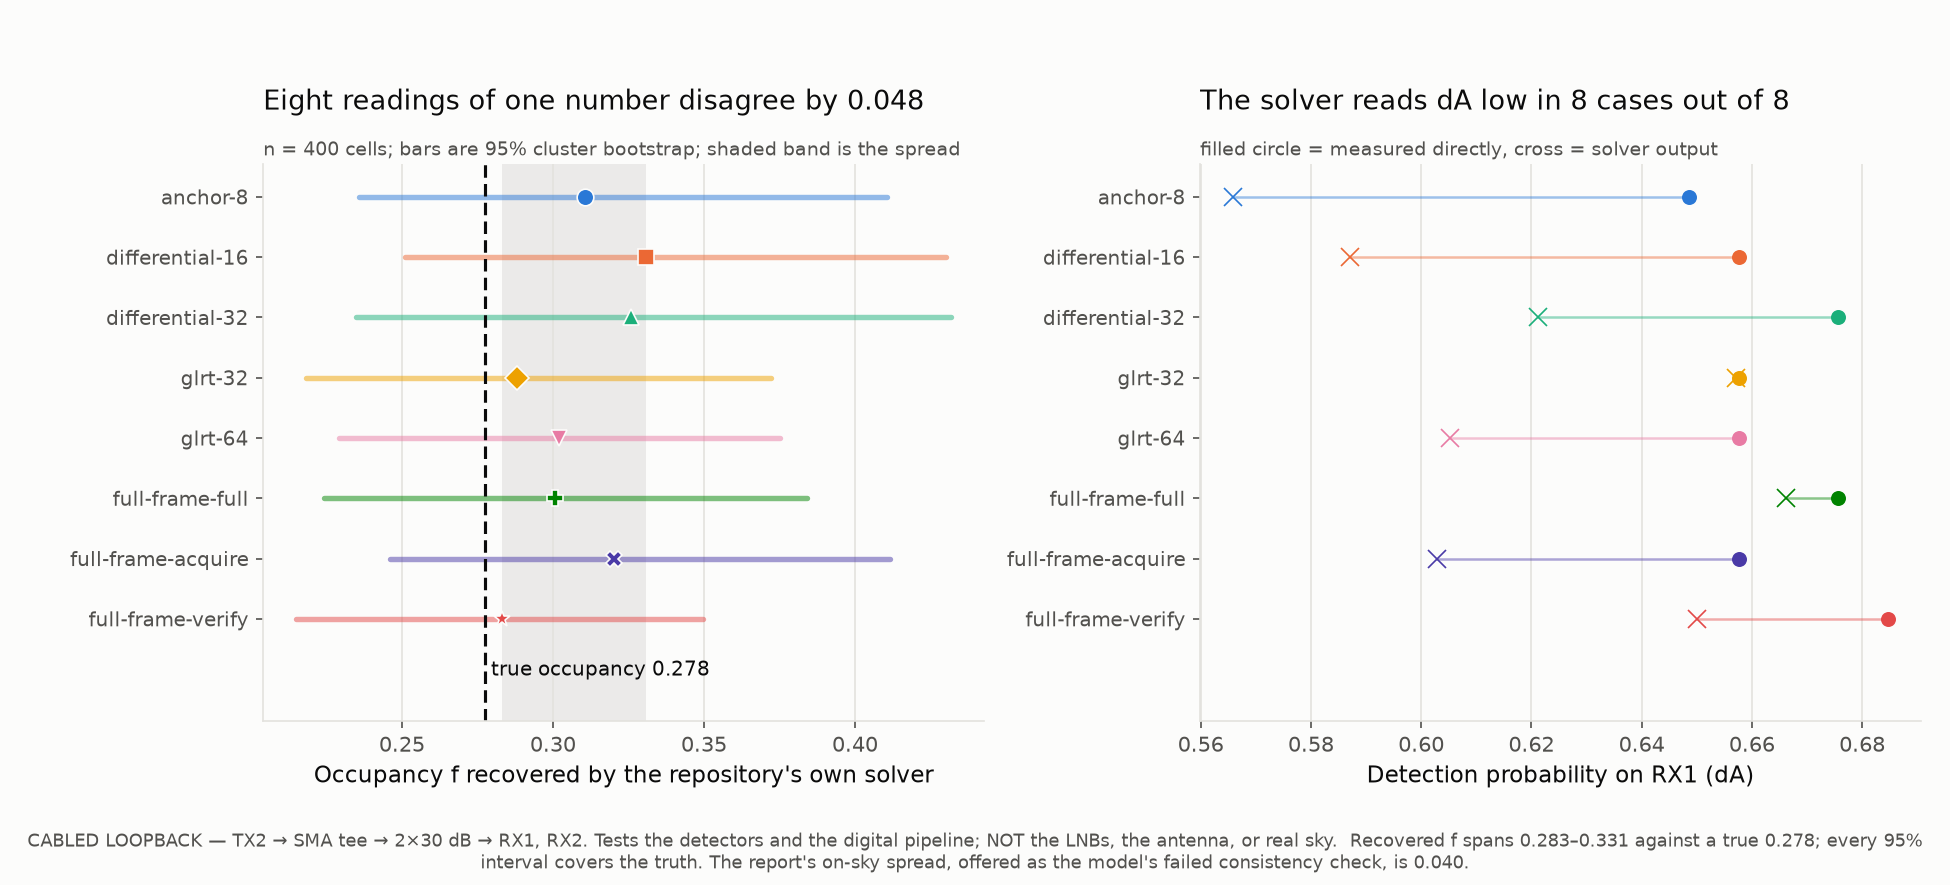

Reproduce this figure in Python.
"""E5 figure: does the coincidence estimator recover an occupancy it was never told?

``cross_radio.solve_coincidence`` is the repository's own solver, unmodified.
What changes is that here f is SET, and dA/dB can be read off the occupied
probes directly instead of inferred.
"""
from __future__ import annotations

import json
from pathlib import Path
import sys

import numpy as np

HERE = Path(__file__).resolve().parent
sys.path.insert(0, str(HERE))
sys.path.insert(0, str(HERE.parent))
import analysis as A
import style

from leo_tracker.radio.beacon.cross_radio import solve_coincidence

RUN = HERE.parent / "e5_occupancy.jsonl"
THRESHOLDS = HERE.parent / "thresholds.json"


def rates(rows_by_probe: dict, method: str, threshold: float) -> dict:
    a = b = both = n = 0
    for pair in rows_by_probe.values():
        left = pair.get(1)
        right = pair.get(2)
        if left is None or right is None:
            continue
        fa = A.observation_fires(left, method, threshold)
        fb = A.observation_fires(right, method, threshold)
        if fa is None or fb is None:
            continue
        n += 1
        a += int(fa); b += int(fb); both += int(fa and fb)
    return {"cells": n, "p_a": a / n, "p_b": b / n, "p_ab": both / n}


def main() -> None:
    style.apply()
    import matplotlib.pyplot as plt

    header, rows = A.read(RUN)
    thresholds = json.loads(THRESHOLDS.read_text())["empty_channel"]
    f_true = float(header["f_true"])

    by_probe: dict = {}
    for r in rows:
        by_probe.setdefault(r["index"], {})[r["receiver"]] = r
    occupied = {i: p for i, p in by_probe.items()
                if next(iter(p.values()))["occupied"]}
    empty = {i: p for i, p in by_probe.items()
             if not next(iter(p.values()))["occupied"]}

    e3 = json.loads((HERE.parent / "e3_falsealarm.json").read_text())

    per_method = {}
    for method in A.METHODS:
        t = thresholds[method]
        overall = rates(by_probe, method, t)
        # p measured on this run's own known-empty cells, per receiver then pooled
        empt = rates(empty, method, t)
        occ = rates(occupied, method, t)
        p_known = 0.5 * (empt["p_a"] + empt["p_b"])
        p_sky_style = e3["measured"][method]["per_cell"]["rate"]
        solved_known = solve_coincidence(overall["p_a"], overall["p_b"],
                                         overall["p_ab"], p_known)
        solved_sky = solve_coincidence(overall["p_a"], overall["p_b"],
                                       overall["p_ab"], p_sky_style)
        # The model's load-bearing assumption is that the two chains fail
        # INDEPENDENTLY.  Every cell here is known to be empty or known to be
        # occupied, so that assumption can be checked instead of assumed: on
        # empty cells P(AB) must equal P(A)P(B), and on occupied cells it must
        # equal dA.dB.  Nothing on sky can run this check, because on sky no
        # cell's occupancy is known.
        independence = {
            "empty": {"p_ab": empt["p_ab"],
                      "product": empt["p_a"] * empt["p_b"],
                      "excess": empt["p_ab"] - empt["p_a"] * empt["p_b"],
                      "cells": empt["cells"]},
            "occupied": {"p_ab": occ["p_ab"],
                         "product": occ["p_a"] * occ["p_b"],
                         "excess": occ["p_ab"] - occ["p_a"] * occ["p_b"],
                         "cells": occ["cells"]}}
        per_method[method] = {
            "counts": overall,
            "p_from_known_empty_cells": p_known,
            "p_from_e3_empty_channel_null": p_sky_style,
            "solved_with_known_p": solved_known,
            "solved_with_e3_p": solved_sky,
            "direct_d_a": occ["p_a"], "direct_d_b": occ["p_b"],
            "d_a_error": (None if solved_known.get("d_a") is None
                          else solved_known["d_a"] - occ["p_a"]),
            "d_b_error": (None if solved_known.get("d_b") is None
                          else solved_known["d_b"] - occ["p_b"]),
            "f_error": (None if solved_known.get("f") is None
                        else solved_known["f"] - f_true),
            "independence_check": independence,
            "occupied_cells": occ["cells"], "empty_cells": empt["cells"]}

    # cluster bootstrap over probes
    rng = np.random.default_rng(5)
    keys = list(by_probe)
    boot = {m: [] for m in A.METHODS}
    for _ in range(400):
        picked = [keys[i] for i in rng.integers(0, len(keys), len(keys))]
        sample = {n: by_probe[k] for n, k in enumerate(picked)}
        empt_s = {n: p for n, p in sample.items()
                  if not next(iter(p.values()))["occupied"]}
        for m in A.METHODS:
            t = thresholds[m]
            o = rates(sample, m, t)
            e = rates(empt_s, m, t) if empt_s else None
            if e is None or o["cells"] == 0:
                continue
            s = solve_coincidence(o["p_a"], o["p_b"], o["p_ab"],
                                  0.5 * (e["p_a"] + e["p_b"]))
            if s.get("f") is not None:
                boot[m].append(s["f"])
    for m in A.METHODS:
        d = np.array(boot[m])
        per_method[m]["f_ci"] = ([float(np.quantile(d, 0.025)),
                                  float(np.quantile(d, 0.975))]
                                 if d.size > 20 else None)
        per_method[m]["f_bootstrap_solvable_share"] = len(d) / 400

    payload = {"figure": "coincidence-recovery", "note": A.LOOPBACK_NOTE,
               "f_true": f_true, "tx2_gain_db": header["tx2_gain_db"],
               "probes": header["probes"],
               "solver": "leo_tracker.radio.beacon.cross_radio.solve_coincidence",
               "per_method": per_method,
               "common_mode": {
                   "note": "RX1 and RX2 share one LO; their noise is not fully "
                           "independent, which the model assumes",
                   "mean_cross_receiver_power_empty":
                       float(np.mean([next(iter(p.values()))["cross_receiver_power"]
                                      for p in empty.values()]))}}
    (HERE / "coincidence-recovery.json").write_text(json.dumps(payload, indent=1))

    # ------------------------------------------------------------------ draw
    fig = plt.figure(figsize=(13.0, 5.9))
    grid = fig.add_gridspec(1, 2, width_ratios=[1.0, 1.0], wspace=0.30,
                            left=0.135, right=0.985, top=0.815, bottom=0.185)
    ax = fig.add_subplot(grid[0, 0])
    ax2 = fig.add_subplot(grid[0, 1])

    order = list(A.METHODS)
    ys = np.arange(len(order))
    for i, m in enumerate(order):
        s = style.STYLE[m]
        row = per_method[m]
        f = row["solved_with_known_p"].get("f")
        ci = row["f_ci"]
        if ci:
            ax.plot(ci, [i, i], color=s["color"], linewidth=2.6, alpha=0.5,
                    solid_capstyle="round")
        if f is not None:
            ax.plot([f], [i], marker=s["marker"], color=s["color"], markersize=8,
                    markeredgecolor=style.SURFACE, markeredgewidth=0.8)
    # The spread the eight return, on data where f is ONE number by
    # construction -- the report's own consistency check, run where it must pass.
    ax.axvspan(min(v for v in [r["solved_with_known_p"]["f"]
                               for r in per_method.values()] if v is not None),
               max(v for v in [r["solved_with_known_p"]["f"]
                               for r in per_method.values()] if v is not None),
               color=style.MUTED, alpha=0.15, linewidth=0)
    ax.axvline(f_true, color=style.INK, linewidth=1.5, linestyle=(0, (4, 2)))
    ax.text(f_true, len(order) + 0.02, f" true occupancy {f_true:.3f}",
            ha="left", va="bottom", fontsize=9.5, color=style.INK)
    ax.set_yticks(ys)
    ax.set_yticklabels(order, fontsize=9.5)
    ax.set_ylim(len(order) + 0.7, -0.55)
    ax.set_xlabel("Occupancy f recovered by the repository's own solver")
    spread = (max(r["solved_with_known_p"]["f"] for r in per_method.values())
              - min(r["solved_with_known_p"]["f"] for r in per_method.values()))
    ax.set_title(f"Eight readings of one number disagree by {spread:.3f}",
                 loc="left", pad=26)
    ax.text(0.0, 1.015, f"n = {header['probes']} cells; bars are 95% cluster "
                        f"bootstrap; shaded band is the spread",
            transform=ax.transAxes, fontsize=9, color=style.INK_2)
    ax.grid(axis="y", visible=False)

    for i, m in enumerate(order):
        s = style.STYLE[m]
        row = per_method[m]
        solved = row["solved_with_known_p"]
        for value, marker, label in ((row["direct_d_a"], "o", "measured"),
                                     (solved.get("d_a"), "x", "model")):
            if value is None:
                continue
            ax2.plot([value], [i], marker=marker, color=s["color"],
                     markersize=8 if marker == "o" else 9,
                     markeredgecolor=style.SURFACE if marker == "o" else s["color"],
                     markeredgewidth=0.8, fillstyle="full" if marker == "o" else "none")
        if solved.get("d_a") is not None:
            ax2.plot([row["direct_d_a"], solved["d_a"]], [i, i], color=s["color"],
                     linewidth=1.2, alpha=0.45)
    ax2.set_yticks(ys)
    ax2.set_yticklabels(order, fontsize=9.5)
    ax2.set_ylim(len(order) + 0.7, -0.55)
    ax2.set_xlabel("Detection probability on RX1 (dA)")
    ax2.set_title("The solver reads dA low in 8 cases out of 8",
                  loc="left", pad=26)
    ax2.text(0.0, 1.015, "filled circle = measured directly, cross = solver output",
             transform=ax2.transAxes, fontsize=9, color=style.INK_2)
    ax2.grid(axis="y", visible=False)

    fs = [per_method[m]["solved_with_known_p"].get("f") for m in order]
    fs = [v for v in fs if v is not None]
    extra = (f"Recovered f spans {min(fs):.3f}–{max(fs):.3f} against a true "
             f"{f_true:.3f}; every 95% interval covers the truth. The report's "
             f"on-sky spread, offered as the model's failed consistency check, "
             f"is 0.040." if fs else "")
    style.footer(fig, extra)
    fig.savefig(HERE / "coincidence-recovery.png")

    print(f"f_true = {f_true:.4f}")
    for m in order:
        r = per_method[m]
        s = r["solved_with_known_p"]
        f = s.get("f")
        print(f"  {m:>20} f={'None' if f is None else format(f, '.4f')} "
              f"dA={'None' if s.get('d_a') is None else format(s['d_a'], '.3f')} "
              f"(direct {r['direct_d_a']:.3f})  "
              f"dB={'None' if s.get('d_b') is None else format(s['d_b'], '.3f')} "
              f"(direct {r['direct_d_b']:.3f})")
    print("\nindependence on KNOWN-EMPTY cells  P(AB) vs P(A)P(B):")
    for m in order:
        e = per_method[m]["independence_check"]["empty"]
        print(f"  {m:>20} P(AB)={e['p_ab']:.4f}  P(A)P(B)={e['product']:.4f}  "
              f"excess={e['excess']:+.4f}")
    print("\nindependence on KNOWN-OCCUPIED cells  P(AB) vs dA.dB:")
    for m in order:
        e = per_method[m]["independence_check"]["occupied"]
        print(f"  {m:>20} P(AB)={e['p_ab']:.4f}  dA.dB={e['product']:.4f}  "
              f"excess={e['excess']:+.4f}")


if __name__ == "__main__":
    main()
